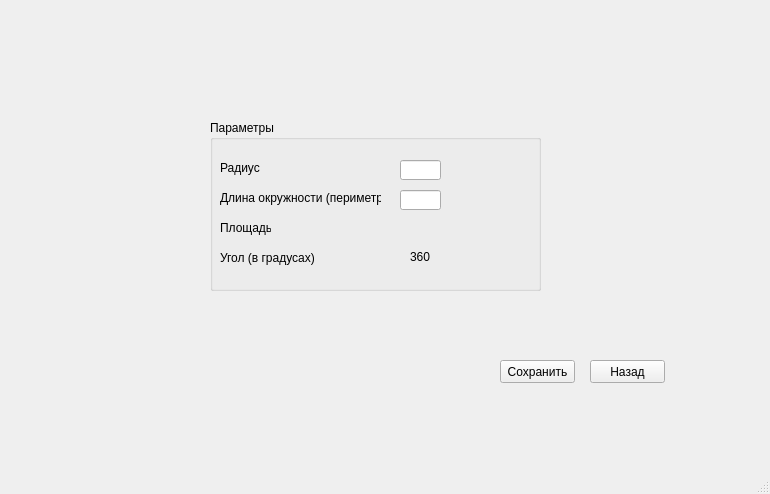
<?xml version="1.0" encoding="UTF-8"?>
<ui version="4.0">
 <class>CreateRound</class>
 <widget class="QMainWindow" name="CreateRound">
  <property name="geometry">
   <rect>
    <x>0</x>
    <y>0</y>
    <width>770</width>
    <height>494</height>
   </rect>
  </property>
  <property name="windowTitle">
   <string>MainWindow</string>
  </property>
  <widget class="QWidget" name="centralwidget">
   <widget class="QGroupBox" name="groupBox">
    <property name="geometry">
     <rect>
      <x>210</x>
      <y>120</y>
      <width>331</width>
      <height>171</height>
     </rect>
    </property>
    <property name="title">
     <string>Параметры</string>
    </property>
    <widget class="QLabel" name="rad">
     <property name="geometry">
      <rect>
       <x>10</x>
       <y>40</y>
       <width>51</width>
       <height>16</height>
      </rect>
     </property>
     <property name="text">
      <string>Радиус</string>
     </property>
    </widget>
    <widget class="QLabel" name="perim">
     <property name="geometry">
      <rect>
       <x>10</x>
       <y>70</y>
       <width>161</width>
       <height>16</height>
      </rect>
     </property>
     <property name="text">
      <string>Длина окружности (периметр)</string>
     </property>
    </widget>
    <widget class="QLabel" name="square">
     <property name="geometry">
      <rect>
       <x>10</x>
       <y>100</y>
       <width>51</width>
       <height>16</height>
      </rect>
     </property>
     <property name="text">
      <string>Площадь</string>
     </property>
    </widget>
    <widget class="QLineEdit" name="radline">
     <property name="geometry">
      <rect>
       <x>190</x>
       <y>40</y>
       <width>41</width>
       <height>20</height>
      </rect>
     </property>
    </widget>
    <widget class="QLineEdit" name="perimline">
     <property name="geometry">
      <rect>
       <x>190</x>
       <y>70</y>
       <width>41</width>
       <height>20</height>
      </rect>
     </property>
    </widget>
    <widget class="QLabel" name="round_square">
     <property name="geometry">
      <rect>
       <x>200</x>
       <y>100</y>
       <width>47</width>
       <height>13</height>
      </rect>
     </property>
     <property name="text">
      <string/>
     </property>
    </widget>
    <widget class="QLabel" name="label">
     <property name="geometry">
      <rect>
       <x>10</x>
       <y>130</y>
       <width>101</width>
       <height>16</height>
      </rect>
     </property>
     <property name="text">
      <string>Угол (в градусах)</string>
     </property>
    </widget>
    <widget class="QLabel" name="label_2">
     <property name="geometry">
      <rect>
       <x>200</x>
       <y>130</y>
       <width>47</width>
       <height>13</height>
      </rect>
     </property>
     <property name="text">
      <string>360</string>
     </property>
    </widget>
    <widget class="QLabel" name="label_3">
     <property name="geometry">
      <rect>
       <x>240</x>
       <y>70</y>
       <width>51</width>
       <height>21</height>
      </rect>
     </property>
     <property name="text">
      <string/>
     </property>
    </widget>
    <widget class="QLabel" name="rad_2">
     <property name="geometry">
      <rect>
       <x>250</x>
       <y>40</y>
       <width>47</width>
       <height>13</height>
      </rect>
     </property>
     <property name="text">
      <string/>
     </property>
    </widget>
   </widget>
   <widget class="QPushButton" name="pushButton">
    <property name="geometry">
     <rect>
      <x>590</x>
      <y>360</y>
      <width>75</width>
      <height>23</height>
     </rect>
    </property>
    <property name="text">
     <string>Назад</string>
    </property>
   </widget>
   <widget class="QPushButton" name="pushButton_2">
    <property name="geometry">
     <rect>
      <x>500</x>
      <y>360</y>
      <width>75</width>
      <height>23</height>
     </rect>
    </property>
    <property name="text">
     <string>Сохранить</string>
    </property>
   </widget>
  </widget>
  <widget class="QMenuBar" name="menubar">
   <property name="geometry">
    <rect>
     <x>0</x>
     <y>0</y>
     <width>770</width>
     <height>21</height>
    </rect>
   </property>
  </widget>
  <widget class="QStatusBar" name="statusbar"/>
 </widget>
 <resources/>
 <connections/>
</ui>
